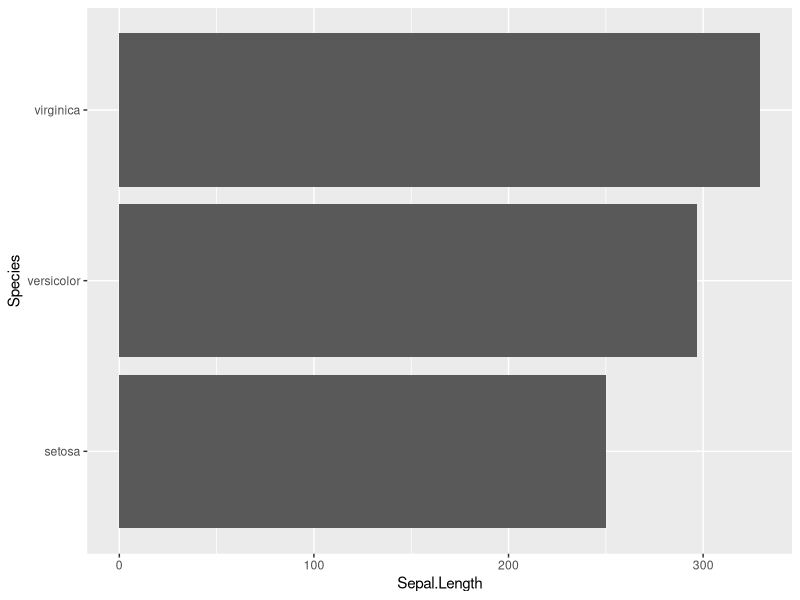

R code for this plot:
## ---- chunk 1
print("First R lesson.")
## ---- chunk 2
print(23)
## ---- chunk 3
x <- "First R lesson."
x
## ---- chunk 4
x <- "First"
cat(x, "R lesson.")
sprintf("%s R lesson.",x)
## ---- chunk 5
x = 23
x
## ---- chunk 6
x <- "First program."
x
## ---- chunk 7
"First Program." -> x
x
## ---- chunk 8
x<- y<- 23
x
y
## ---- chunk 9
f_Name <- function (argument) {
statement
}

## ---- chunk 10
power <- function(x, y) {
  p <- x^y
print(paste(x,"raised to the power", y, "is", p))
}
## ---- chunk 11
power(4,3)
## ---- chunk 12
#install.packages()
## ---- chunk 13
library(ggplot2)
head(iris)
## ---- chunk 14
ggplot(data = iris, aes(x = Sepal.Length, y = Species)) +
    geom_bar(stat= "identity")
